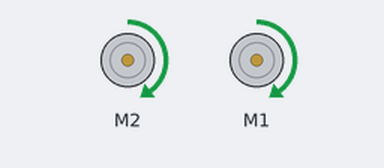
A sketch run on a simulated Arduino Uno, built with avr-gcc and run on an emulated ATmega328P. Parts: 2 × DC motor (green arrow = forward, orange = backward, longer = faster).

Above: at 0.5 s.
Timing chart, 0 to 4.6 s (numbered marks = the images above):
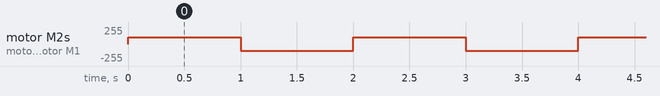

Measured:
- by itself, motor M2, motor M1: alternates forward 100/255 for 1.0 s and backward 100/255 for 1.0 s

The sketch:

Arduino_Robot_les_1_motorSetup.ino
```cpp
#include <Wire.h>
#include <Adafruit_MotorShield.h>
#include "utility/Adafruit_MS_PWMServoDriver.h"

Adafruit_MotorShield AFMS = Adafruit_MotorShield();
Adafruit_DCMotor *links = AFMS.getMotor(1);
Adafruit_DCMotor *rechts = AFMS.getMotor(2);

void setup() {
  // put your setup code here, to run once:
AFMS.begin();
rechts->setSpeed(100);
links->setSpeed(100);
}

void loop() {
links->run(FORWARD);
rechts->run(FORWARD);
delay(1000);
links->run(BACKWARD);
rechts->run(BACKWARD);
delay(1000);
}
```
